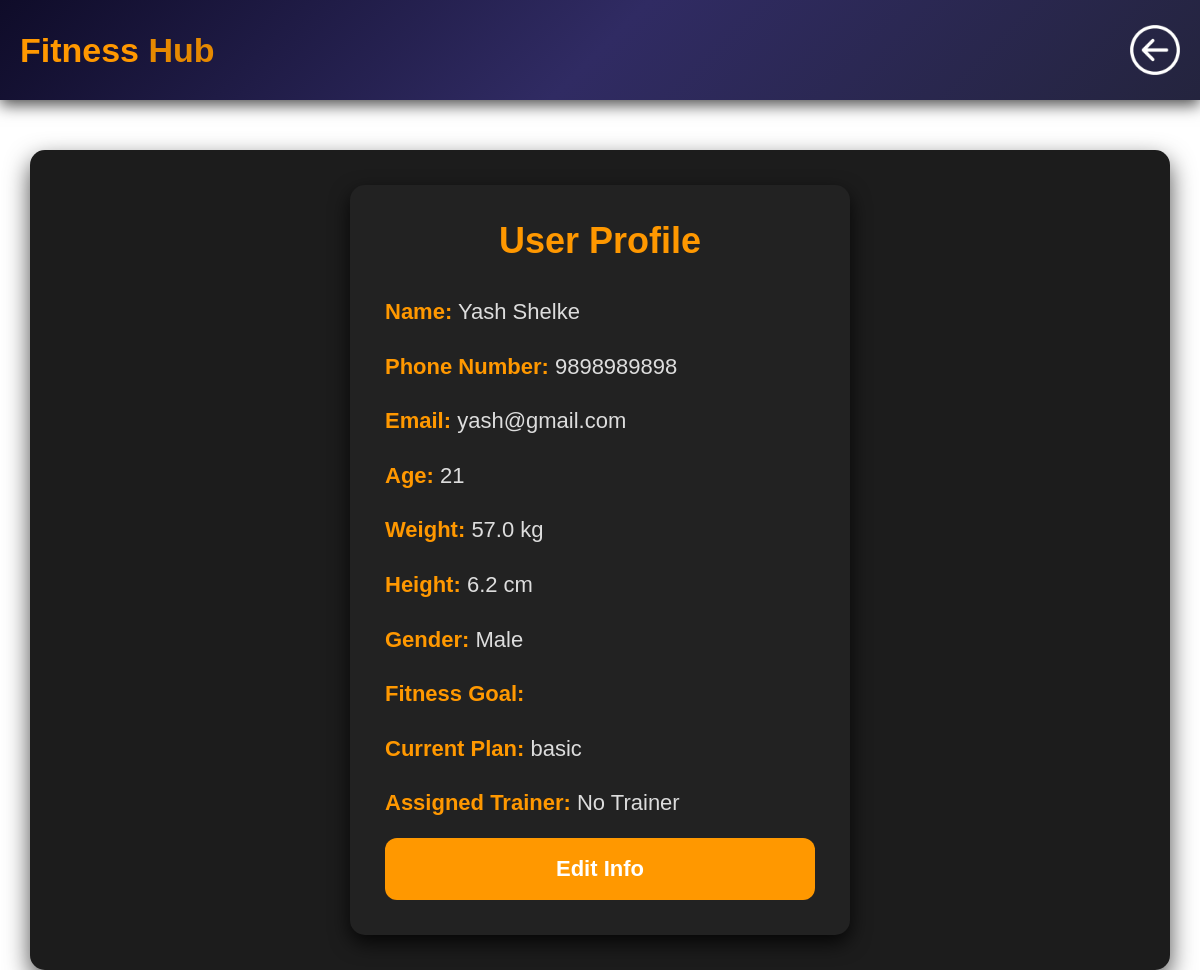
Page /profile/ (signed in) on the committed database.
### myapp/models.py (models this page shows, shortened)
class GymUser(AbstractBaseUser):
    name = models.CharField(max_length=100)
    number = models.CharField(max_length=15, unique=True)
    email = models.EmailField(unique=True)
    age = models.IntegerField()
    weight = models.FloatField()
    height = models.FloatField()
    gender = models.CharField(max_length=10, choices=[('Male', 'Male'), ('Female', 'Female'), ('Other', 'Other')])
    is_active = models.BooleanField(default=True)
    is_admin = models.BooleanField(default=False)
    subscription=models.BooleanField(default=False)
    plan=models.CharField(max_length=100,default="noplan")
    trainer=models.ForeignKey('self',default=None, on_delete=models.SET_NULL, null=True, blank=True)
    goal=models.CharField(default='',max_length=100)
    objects = GymUserManager()
    USERNAME_FIELD = 'email'
    REQUIRED_FIELDS = ['name', 'mobile']

### myapp/views.py (the view, shortened to what this page needs)
# urls.py: path('profile/', views.profile_view, name='profile'),]
def profile_view(request):
    if request.session.session_key==None:
        return  redirect("userpage")
    user = GymUser.objects.get(email=request.session.get("email"))
    trainers = GymUser.objects.filter(is_admin=True)
    return render(request, "profile.html", {"user": user, "trainers": trainers})

### templates/profile.html (shortened to what this page needs)
{%load static%}
<header>
    <div class="container">
        <div class="logo">
             <a href="{% url 'home'%}">Fitness <span>Hub</span></a>
            </div>
            <a href="javascript:history.back()" class="back-btn">
                <img src="{% static 'images\back-button.png' %}" alt="Logo">
            </a>
    </div>
</header>
<div class="content mt-5">
    <div class="card shadow-lg p-4">
        <h2 class="text-center mb-4">User Profile</h2>
        <div id="profile-view">
            <p><strong>Name:</strong> {{ user.name }}</p>
            <p><strong>Phone Number:</strong> {{ user.number }}</p>
            <p><strong>Email:</strong> {{ user.email }}</p>
            <p><strong>Age:</strong> {{ user.age }}</p>
            <p><strong>Weight:</strong> {{ user.weight }} kg</p>
            <p><strong>Height:</strong> {{ user.height }} cm</p>
            <p><strong>Gender:</strong> {{ user.gender }}</p>
            <p><strong>Fitness Goal:</strong> {{ user.goal }}</p>
            <p>
                <strong>Current Plan:</strong> {{ user.plan }}
            </p>
            <p>
                <strong>Assigned Trainer:</strong>
                {% if user.trainer %}
                    {{ user.trainer.name }}
                {% else %}
                    No Trainer
                {% endif %}
            </p>
            <button class="btn btn-primary w-100 mt-3" onclick="openEditModal()">Edit Info</button>
        </div>
    </div>
</div>

### templates/profile.html (style rules this page uses)
* { margin: 0; padding: 0; box-sizing: border-box; font-family: 'Poppins', sans-serif; scroll-behavior: smooth; }
header { background: linear-gradient(135deg, #0f0c29, #302b63, #24243e); color: white; padding: 25px 0; box-shadow: 0 5px 15px rgba(0, 0, 0, 0.7); }
.container { display: flex; justify-content: space-between; align-items: center; max-width: 1200px; margin: 0 auto; padding: 0 20px; }
.logo a { font-size: 34px; text-decoration: none; color: #ff9800; font-weight: bold; transition: 0.3s; }
.logo a span { color: #e68900; }
.back-btn img { width: 50px; height: 50px; transition: 0.3s; }
.content { display: flex; flex-direction: column; justify-content: center; align-items: center; min-height: 100vh; background: #0f0c29; }
.card { width: 90%; max-width: 500px; padding: 40px 30px; box-shadow: 0 10px 30px rgba(0, 0, 0, 0.5); border-radius: 12px; background: #1c1c1c; color: #fff; }
h2 { font-size: 26px; margin-bottom: 20px; }
p { font-size: 18px; line-height: 1.8; }
.btn { font-size: 18px; padding: 12px 24px; width: 100%; background: #ff8c00; color: #fff; border: none; border-radius: 8px; transition: 0.3s; cursor: pointer; }
.content { max-width: 95%; margin: 50px auto; padding: 35px; background: #1c1c1c; color: white; border-radius: 15px; box-shadow: 0 10px 25px rgba(0, 0, 0, 0.7); transition: transform 0.3s, box-shadow 0.3s; }
.card { background: #222; padding: 35px; border-radius: 15px; box-shadow: 0 8px 20px rgba(0, 0, 0, 0.8); transition: 0.3s; }
.card h2 { font-size: 36px; color: #ff9800; text-align: center; margin-bottom: 30px; }
.card p { font-size: 22px; line-height: 1.8; color: #ddd; margin: 15px 0; }
.card strong { color: #ff9800; }
.btn { display: inline-block; width: 100%; padding: 18px 25px; font-size: 22px; font-weight: bold; text-align: center; text-decoration: none; color: #fff; background: #ff9800; border: none; border-radius: 12px; transition: 0.3s; cursor: pointer; }

### rows in the picture
GymUser: name "Yash Shelke", number "9898989898", email "yash@gmail.com", age "21", weight "57.0", height "6.2", gender "Male", plan "basic"
